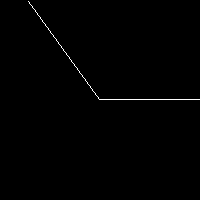
%> input picture filter.bmp, 200 x 200 px
$ octave --eval "detection_line('filter.bmp');"   (GNU Octave 9; MATLAB toolbox functions it lacks are replaced by stand-ins)
%> lines starting %> are read from the running program, lines starting %| are printed output that depends on the picture; in (x1, y1, x2, y2) boxes, pixels count from 0 and x2, y2 are one past the last pixel; in counts of white or black regions, pixels touching at a corner belong together; the program's own positions count from 1
### expand_border.m
function expend_image = expand_border(image, filter)
    [m ,n] = size(image);
    expend_image = zeros(size(image) + size(filter));
    expend_image(100:m+99,100:n+99) = image;
end

### find_max.m
function array = find_max(image, count)
[m,n] = size(image);
array = zeros(1, count);
flag = 0;
for i = 1:m
    for j = 1:n
        if image(i,j)> flag
            array = insert_max(array, image(i,j));
            flag = image(i,j);
        end
    end
end
array = sort(array,'descend');
end
% [6 lines left out: function insert_max, not called in this run]

### draw_line.m
%% 绘图函数
function draw_line(loc_x, loc_y)
px = loc_x;
py = loc_y;
step = 300;
x1 = px ;
x2 = px + step;
y1 = py;
% [4 lines of commented-out code are left out]
hold on;
rectx = [x1 x2 ];
recty = [y1 y1 ];
% rectx = [x1 x2 x2 x1 x1];
% recty = [y1 y1 y2 y2 y1];
plot(rectx, recty, 'linewidth',1.5);
hold off;
end

### detection_line.m
% filepath = 'image/failed/3/18-0731-1636.BMP';
% detection(filepath);

%% 全局函数处理
function detection_line(filepath)
%> called with filepath = 'filter.bmp'
filter_file = 'filter_square.bmp';
image = imread(filepath);
%> image: size 200x200 logical; 0.5% white in thin lines or dots, all inside (x1, y1, x2, y2) = (28, 1, 200, 100)
image = rgb2gray(image);
%figure,imshow(image);
%% 引导滤波处理
resultI = imguidedfilter(image);
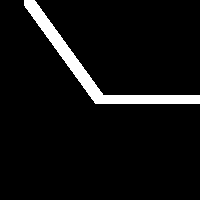
%> resultI: size 200x200 logical; 5.9% white; 1 white region, box (x1, y1, x2, y2) and area: (24, 0, 200, 104) 2366

%% 边缘提取算法滤波处理
image = resultI;
%[m, n] = size(image);
%figure, imshow(Y);
img_canny=edge(image,'canny'); %用Sobel算子进行边缘检测
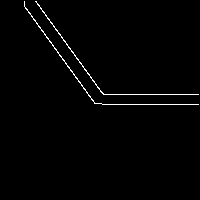
%> img_canny: size 200x200 logical; 1.2% white in thin lines or dots, all inside (x1, y1, x2, y2) = (24, 1, 199, 105)
%img_log=edge(image,'log'); %用Sobel算子进行边缘检测
%figure, imshow(img_log);title('log');

%% 腐蚀图像
% se = strel('line',1,0);  %竖着的2个元素腐蚀掉
% img_canny=imerode(img_canny,se);
% figure,imshow(img_canny);

%% 对边缘图像进行卷积125度角度运算。计算拐角点的坐标
filter = imread(filter_file);
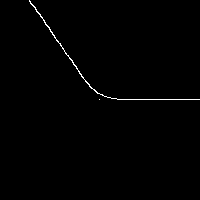
%> input picture filter_square.bmp, 200 x 200 px
%> filter: size 200x200 logical; 0.64% white in thin lines or dots, all inside (x1, y1, x2, y2) = (29, 0, 200, 100)
filter = double(filter);
img_canny = double(img_canny);
border_canny = expand_border(img_canny,filter);  % 生成扩展的image
%> in expand_border, `expend_image(100:m+99,100:n+99) = image;`:
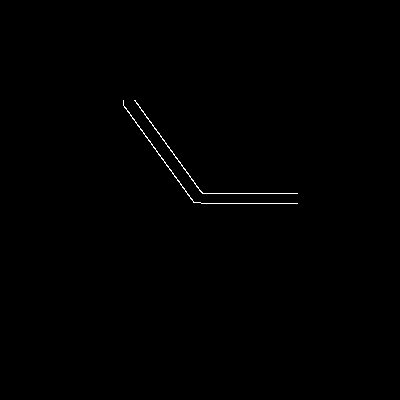
%> expend_image: size 400x400 double; values 0 (black) and 1 (white), 0.3% white in thin lines or dots, all inside (x1, y1, x2, y2) = (123, 100, 298, 204)
%conv_result = zeros(size(img_canny)-size(filter));
conv_result = zeros(size(img_canny)); % 生成与原图大小一致的结果图像。
[conv_result_row,conv_result_col]=size(conv_result);
%> conv_result_row = 200; conv_result_col = 200
tic;
for i = 240:conv_result_row
    % [5 lines of commented-out code are left out]
    for j = 1:conv_result_col-320
        value = border_canny(i:i+199,j:j+199).*filter;
        sum_value = sum(value(:));
        conv_result(i,j) = sum_value;
    end
end
%> conv_result: size 200x200 double; every value is 0
toc;
% 找到最合适的拐点坐标（如果有两个最大，则挑选最靠上的）
max_array = find_max(conv_result,2);
%> after the loop in find_max, `for i = 1:m`: array = [0 0]; flag = 0
%> max_array = [0 0]
if (max_array(1) - max_array(2)) < max_array(1)/10
    [max_y_1,max_x_1] = find(conv_result==max_array(1));
    [max_y_2,max_x_2] = find(conv_result==max_array(2));
    if max_y_1 > max_y_2
        max_y = max_y_2;
        max_x = max_x_2;
    else
        max_y = max_y_1;
        max_x = max_x_1;
    end
else
%[max_y,max_x] = find(conv_result==max(max(conv_result)));
[max_y,max_x] = find(conv_result==max_array(1));
%> max_y = 40000 values from 1 to 200; max_x = 40000 values from 1 to 200
end
%% 计算下边缘的标记位置
[img_canny_row,img_canny_col]=size(img_canny);
%> img_canny_row = 200; img_canny_col = 200
less_len = 8;
bottom_x = 0;
bottom_y = 0;
for i = max_y+less_len:img_canny_row
    line_sum = 0;
    % fprintf('%d \n',i);
    for j = max_x:img_canny_col-2
        %line_sum = line_sum + img_canny(i,j);
        if img_canny(i,j) == img_canny(i,j+1) && img_canny(i,j+1) == img_canny(i,j+2) && img_canny(i,j+2) == double(1)
            line_sum = line_sum + img_canny(i,j);
        end
    end
    % fprintf('%d \n',line_sum);
    if line_sum > (img_canny_col-max_x)/10
        bottom_x = max_x;
        bottom_y = i;
        break;
    end
end
%> this loop made 87 passes
%> after the loop, bottom_y = 95

%% 绘制上下边缘的标记横线。
figure, imshow(img_canny);title('canny');
figure,imshow(image);title('gray image');
% 绘制上边界
draw_line(max_x,max_y);
% 绘制下边界
draw_line(bottom_x, bottom_y);
%% 计算间距（像素之差）
fprintf('间距为：%d \n',bottom_y - max_y);
end
%> (the run ends here)
